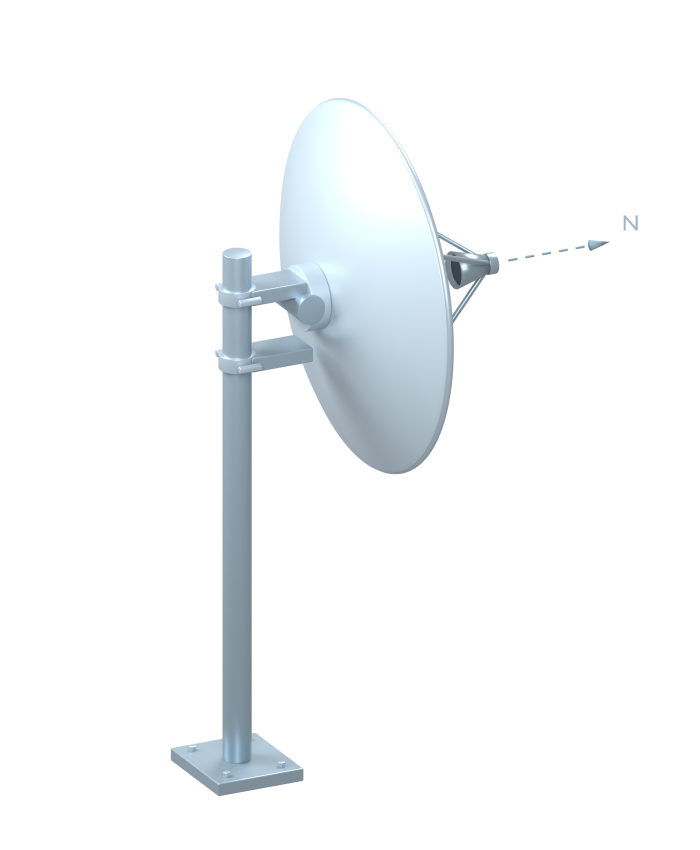
#> input picture figuras/latincom/antenna_proposal_v2/fs_antenna_north_rear_three_quarter.png, 1400 x 1700 px (shown at 1/2 size); its folder holds 5 pictures in this run
$ python preview_fs_antenna_proposal.py
#> lines starting #> are read from the running program, lines starting #| are printed output that depends on the picture
"""Create a white review sheet without changing the transparent renders."""

from pathlib import Path

from PIL import Image, ImageDraw, ImageFont


OUT = Path(__file__).resolve().parents[1] / "figuras/latincom/antenna_proposal_v2"
VIEWS = (
    ("north_rear_three_quarter", "Rear three-quarter view"),
    ("front_inspection", "Front inspection"),
)


def main():
    sheet = Image.new("RGB", (1700, 1240), "white")
#> sheet: PIL image 1700x1240 RGB; every value is 255
    draw = ImageDraw.Draw(sheet)
    font = ImageFont.truetype("C:/Windows/Fonts/arial.ttf", 31)
    for index, (name, title) in enumerate(VIEWS):
        source = Image.open(OUT / f"fs_antenna_{name}.png").convert("RGBA")
#> source is the input picture: PIL image 1400x1700 RGBA; mean R, G, B, A 22.9, 25, 26.3, 31.4
        white = Image.new("RGBA", source.size, "white")
#> white: PIL image 1400x1700 RGBA; every value is 255
        white.alpha_composite(source)
        white.convert("RGB").save(
            OUT / f"fs_antenna_{name}_white.png", dpi=(600, 600)
        )
        bounds = source.getchannel("A").getbbox()
#> bounds = (341, 195, 1277, 1593)
        tile = white.crop(bounds).convert("RGB")
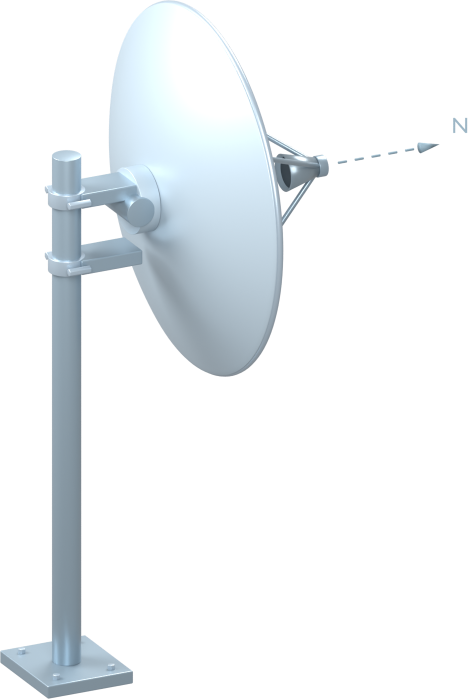
#> tile: PIL image 936x1398 RGB (shown at 1/2 size); mean R, G, B 238.8, 242.5, 244.8
        tile.thumbnail((740, 1080), Image.Resampling.LANCZOS)
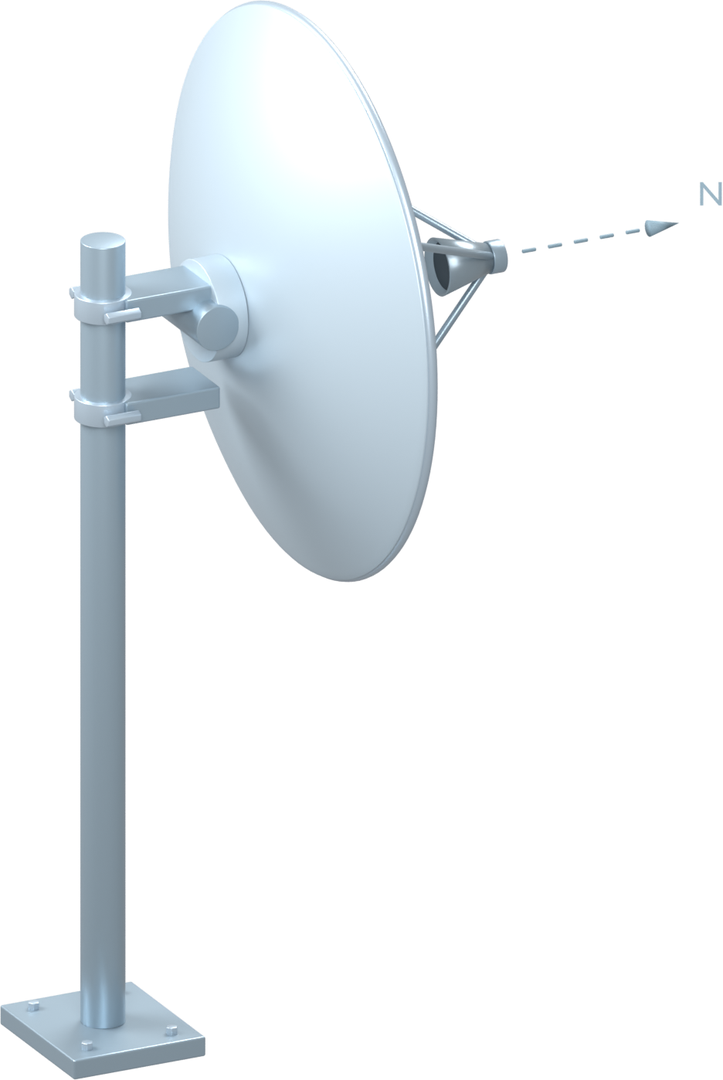
#> tile: PIL image 723x1080 RGB; mean R, G, B 238.8, 242.5, 244.8
        x = index * 850 + (850 - tile.width) // 2
#> x = 63
        y = 110 + (1080 - tile.height) // 2
#> y = 110
        sheet.paste(tile, (x, y))
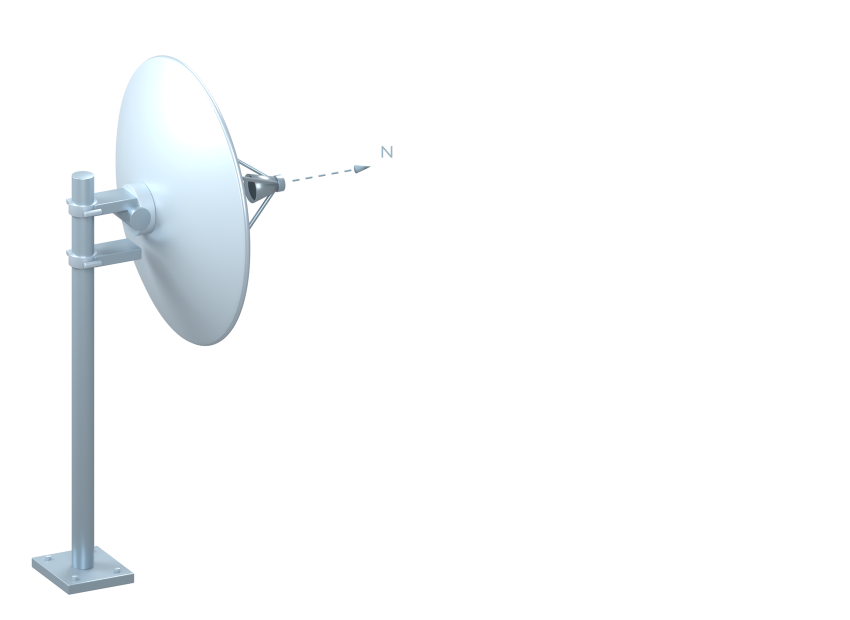
#> sheet: PIL image 1700x1240 RGB (shown at 1/2 size); mean R, G, B 249, 250.4, 251.2
        draw.text((index * 850 + 425, 53), title, font=font,
                  fill="#3B4B54", anchor="mm")
#> pass 2 of the loop in main, `for index, (name, title) in enumerate(VIEWS):`:
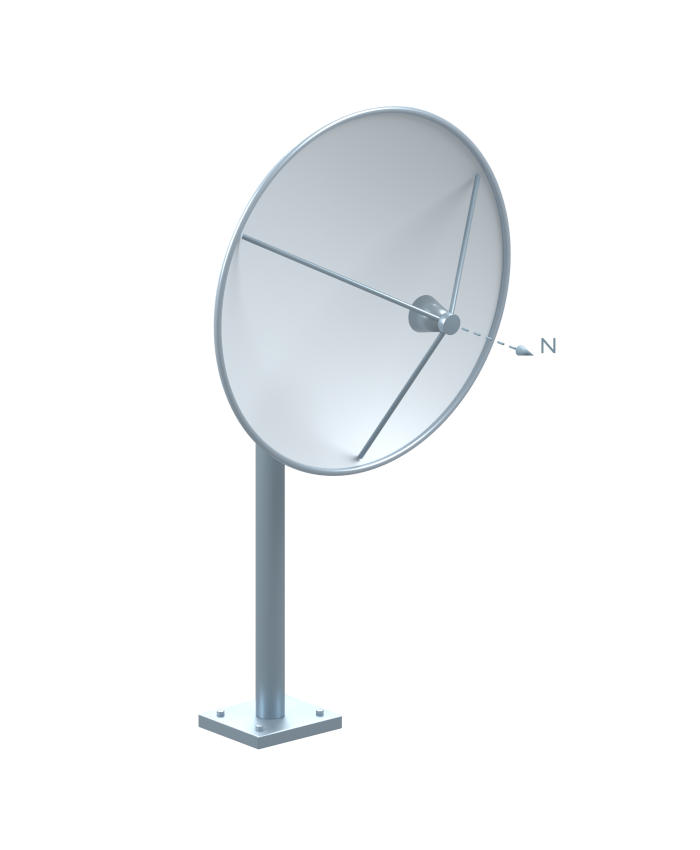
#> input picture figuras/latincom/antenna_proposal_v2/fs_antenna_front_inspection.png, 1400 x 1700 px (shown at 1/2 size)
#> in main, source is the input picture: PIL image 1400x1700 RGBA; mean R, G, B, A 30.6, 32.3, 33.5, 41.5
#> bounds = (396, 210, 1112, 1500)
#> in main, `tile = white.crop(bounds).convert("RGB")`:
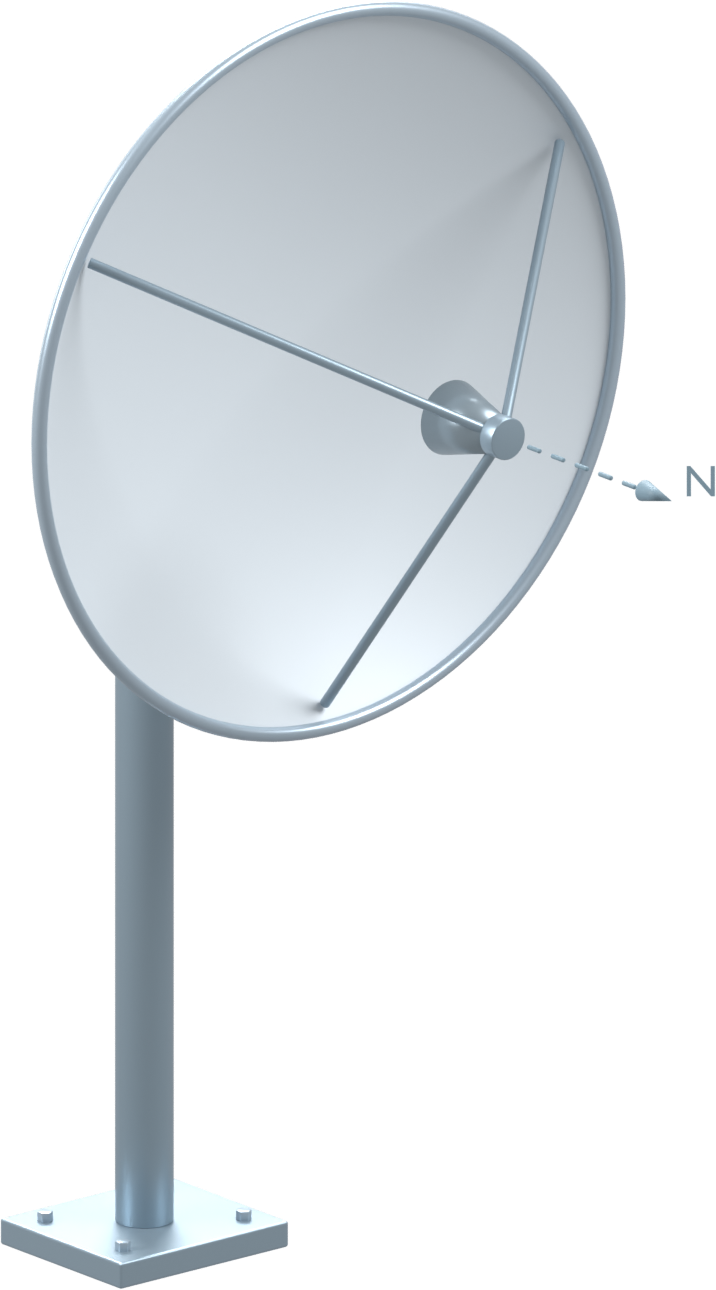
#> tile: PIL image 716x1290 RGB; mean R, G, B 226.1, 230.4, 233.5
#> in main, `sheet.paste(tile, (x, y))`:
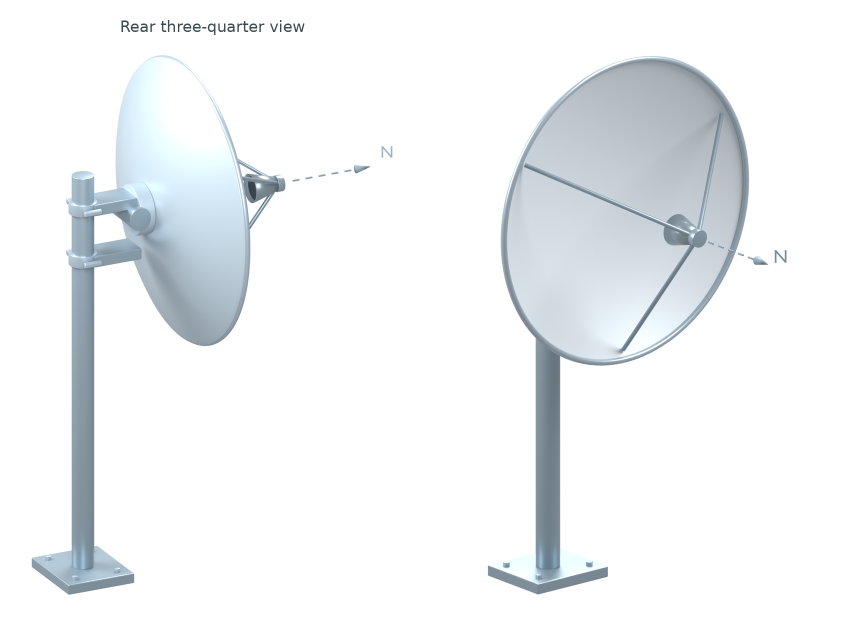
#> sheet: PIL image 1700x1240 RGB (shown at 1/2 size); mean R, G, B 239.9, 242.6, 244.4
    destination = OUT / "fs_antenna_review.png"
    sheet.save(destination, dpi=(600, 600))
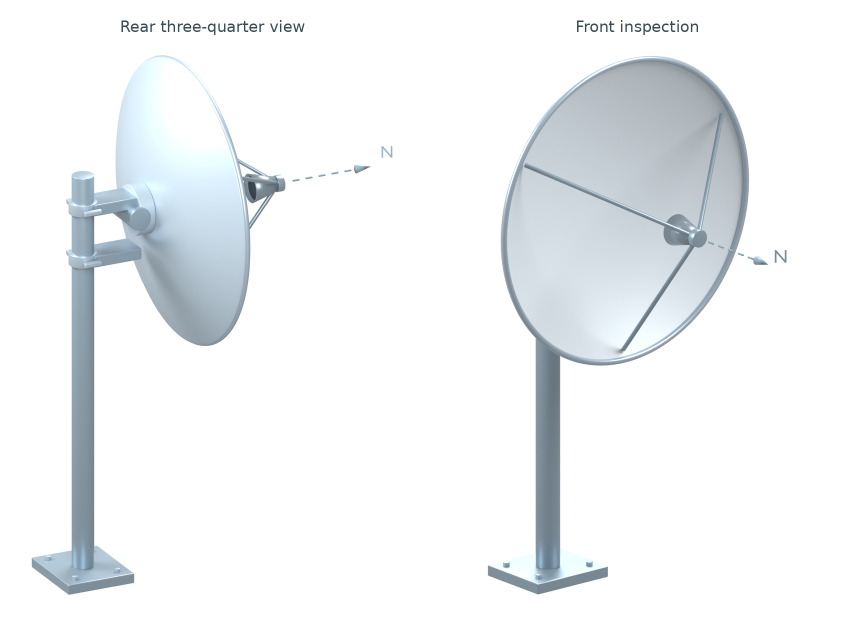
#> saved as fs_antenna_review.png: PIL image 1700x1240 RGB (shown at 1/2 size); mean R, G, B 239.8, 242.4, 244.3
    print(destination)


if __name__ == "__main__":
    main()
